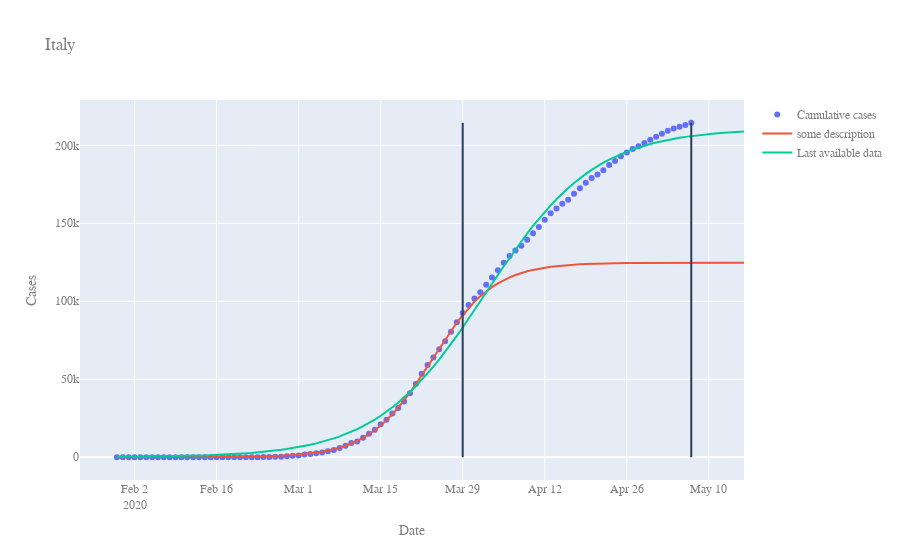
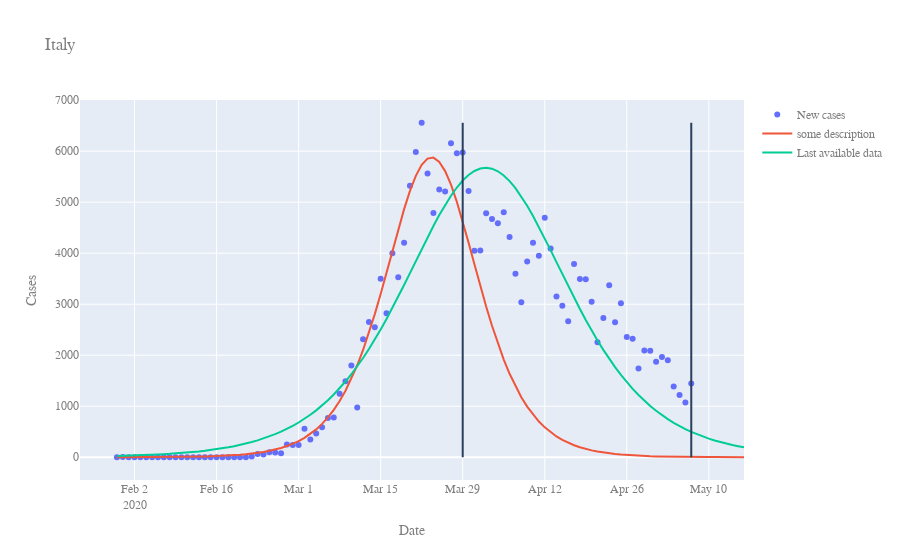

The notebook cell saved with these charts, in order:
### Markdown cell above
## Italy

### Code cell
df = load_data( "ITA")
params = get_fit_of_events(df,{
    "date": ["2020-03-29"],
    "event": ["some description"]
})
display(unfold(params))
plotter(df, params)
